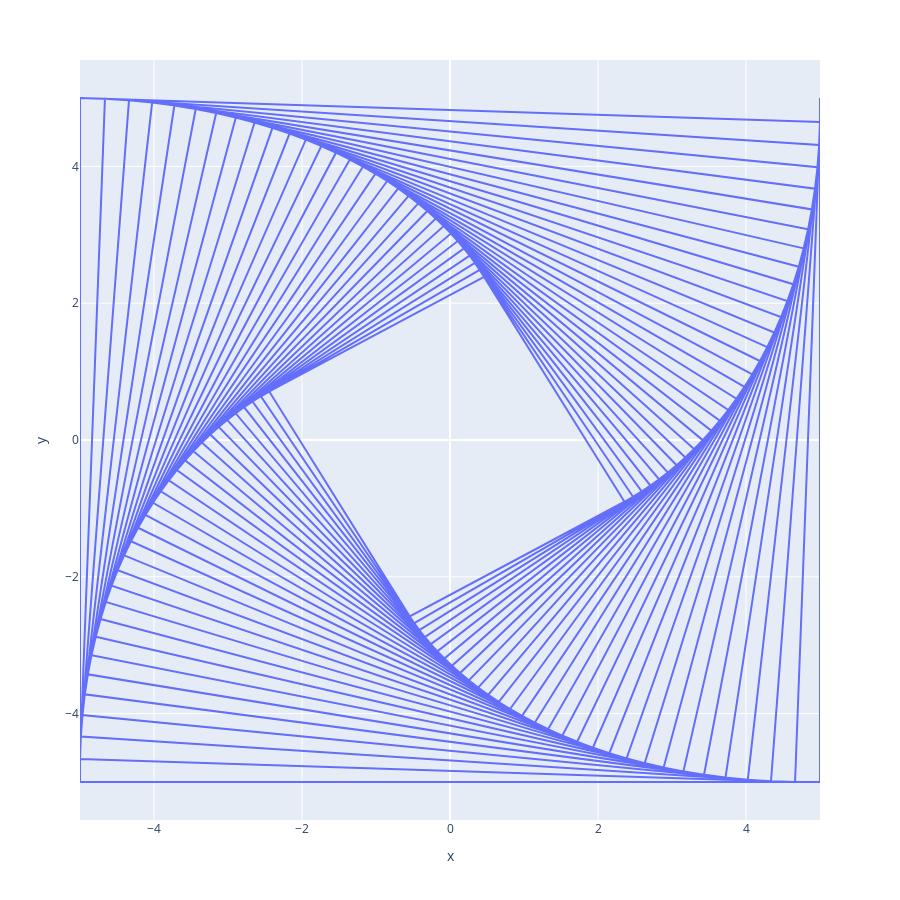

Notebook cell for this chart:
### Code cell
def special_(N=180, theta=3):
#     plt.figure(figsize=(10, 10))
    v1, v2, v3, v4 = quadrate()
    geo = Geometry()
    geo.connect(v1, v2, v3, v4, v1)
    (k0, b0), (A0,B0,C0) = line_eq(v1, v2)
    v = [v1, v2, v3, v4, v1]
    p0 = v[0]
    
    for idx in range(N):
        p1 = v[idx+1]
        p2 = v[idx+2]
        (k1, b1), coeff = line_eq(p1, p2)
        rot_k0 = k_rot(theta, k0)
        b = slove_b(rot_k0, *p0)
        point = solve_eq(kb2abc(rot_k0, b), coeff)
        geo.connect(p0, point)
        p0 = point
        v.append(point)
        k0, b0 = k1, b1
    fig = px.line(x = geo.X, y = geo.Y, width=900, height=900)
    fig.show()
#     plt.axis("equal")
#     plt.show()
special_(N=120, theta=2)
